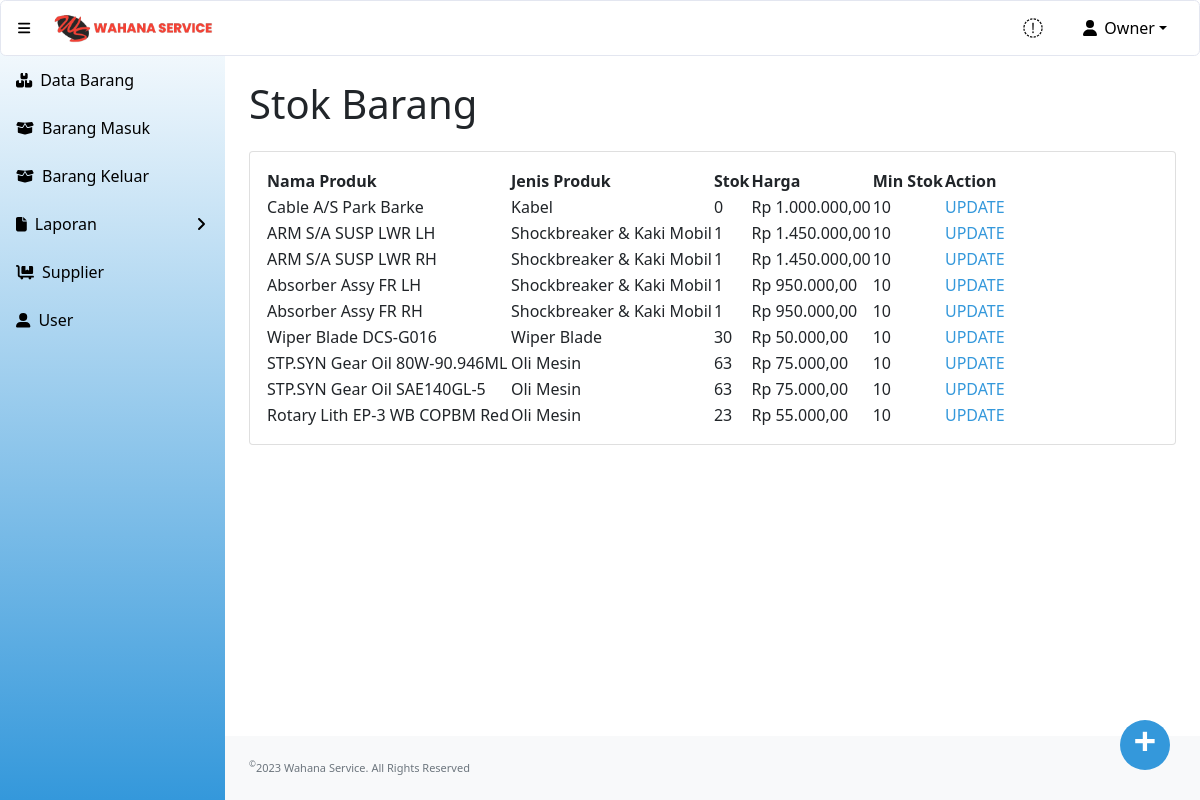
Screenshot of / (signed in) with the database file from the repository.
### tables this page shows
CREATE TABLE `produk` (
  `id_produk` int(11) NOT NULL,
  `nama_produk` varchar(100) NOT NULL,
  `jenis_barang` varchar(100) NOT NULL,
  `qty` int(10) NOT NULL,
  `harga` int(10) NOT NULL,
  `min_qty` int(11) NOT NULL
);

### conn.php (called while the page is built, shortened)
<?php
function FormatUang($harga){
    $hasil = "Rp " . number_format($harga,2,',','.');
    return $hasil;
}
?>

### index.php (the view, shortened to what this page needs)
<?php
include "conn.php";
?>
<!DOCTYPE html>
<html lang="en">
    <head>
        <link href="https://cdn.jsdelivr.net/npm/simple-datatables@latest/dist/style.css" rel="stylesheet" />
        <link href="css/styles.css" rel="stylesheet" />
    </head>
    <body class="sb-nav-fixed">
    <?php include "head.php"; ?>
        <div id="layoutSidenav">
        <?php include "menu.php"; ?>
            </div>
            <div id="layoutSidenav_content">
                <main>
                    <div class="container-fluid px-4">
                        <h1 class="mt-4" style="padding-bottom:15px";>Stok Barang</h1>
                        <div class="card mb-4">
                            <div class="card-body">
                                <div class="table-responsive">
                                    <table id="datatablesSimple">
                                        <thead>
                                            <tr>
                                                <th>Nama Produk</th>
                                                <th>Jenis Produk</th>
                                                <?php if($_SESSION['level'] != "kasir"){?>
                                                <th>Stok</th>
                                                <?php } ?>
                                                <?php if($_SESSION['level'] != "admin"){?>
                                                <th>Harga</th>
                                                <?php } ?>
                                                <th>Min Stok</th>
                                                <?php if($_SESSION['level'] == "owner"){?>
                                                <th>Action</th>
                                                <?php } ?>
                                            </tr>
                                        </thead>
                                        <tbody>
                                            <?php
                                                $sSQL="select * from produk order  by id_produk";
                                                $result=mysqli_query($koneksi, $sSQL);
                                                if (mysqli_num_rows($result) > 0)
                                                {
                                                    while ($row=mysqli_fetch_assoc($result))
                                                    {
                                                        $id_produk = $row['id_produk'];
                                                        $nama_produk = $row['nama_produk'];
                                                        $jenis_produk = $row['jenis_barang'];
                                                        $qty= $row['qty'];
                                                        $harga= $row['harga'];
                                                        $min_stok=$row['min_qty'];
                                            ?>
                                                <tr>
                                                    <td><?php echo $nama_produk;?></td>
                                                    <td><?php echo $jenis_produk;?></td>
                                                    <?php if($_SESSION['level'] != "kasir"){?>
                                                    <td><?php echo $qty;?></td>
                                                    <?php } ?>
                                                    <?php if($_SESSION['level'] != "admin"){?>
                                                    <td><?php echo FormatUang($harga);?></td>
                                                    <?php } ?>
                                                    <td><?php echo $min_stok;?></td>
                                                    <?php if($_SESSION['level'] == "owner"){?>
                                                    <td><?php echo "<a href='update_barang.php?id_produk=$id_produk' class='action'>UPDATE</a>"; ?> </td>
                                                    <?php } ?>
                                                </tr>
                                            <?php
                                                    }
                                                }
                                            ?>
                                        </tbody>
                                    </table>
                                </div>
                            </div>
                        </div>
                    </div>
                    <?php if($_SESSION['level'] == "owner" || $_SESSION['level'] == "admin"){?>
                        <a href="add_barang.php" class="act-btn">
                            +
                        </a>
                    <?php } ?>
                </main>
                <footer class="py-4 bg-light mt-auto">
                    <div class="container-fluid px-4">
                        <div class="d-flex align-items-center justify-content-between small">
                           <div class="text-muted"><sup>&copy;</sup>2023 Wahana Service. All Rights Reserved</div>
                        </div>
                    </div>
                </footer>
            </div>
    </body>
</html>

### rows the page displays
produk: nama_produk "Cable A/S Park Barke", jenis_barang "Kabel", qty "0", harga "Rp 1.000.000,00", min_qty "10"
produk: nama_produk "ARM S/A SUSP LWR LH", jenis_barang "Shockbreaker & Kaki Mobil", qty "1", harga "Rp 1.450.000,00", min_qty "10"
produk: nama_produk "ARM S/A SUSP LWR RH", jenis_barang "Shockbreaker & Kaki Mobil", qty "1", harga "Rp 1.450.000,00", min_qty "10"
produk: nama_produk "Absorber Assy FR LH", jenis_barang "Shockbreaker & Kaki Mobil", qty "1", harga "Rp 950.000,00", min_qty "10"
produk: nama_produk "Absorber Assy FR RH", jenis_barang "Shockbreaker & Kaki Mobil", qty "1", harga "Rp 950.000,00", min_qty "10"
produk: nama_produk "Wiper Blade DCS-G016", jenis_barang "Wiper Blade", qty "30", harga "Rp 50.000,00", min_qty "10"
produk: nama_produk "STP.SYN Gear Oil 80W-90.946ML", jenis_barang "Oli Mesin", qty "63", harga "Rp 75.000,00", min_qty "10"
produk: nama_produk "STP.SYN Gear Oil SAE140GL-5", jenis_barang "Oli Mesin", qty "63", harga "Rp 75.000,00", min_qty "10"
produk: nama_produk "Rotary Lith EP-3 WB COPBM Red", jenis_barang "Oli Mesin", qty "23", harga "Rp 55.000,00", min_qty "10"

### other values shown
$_SESSION['fullname'] "Owner"
